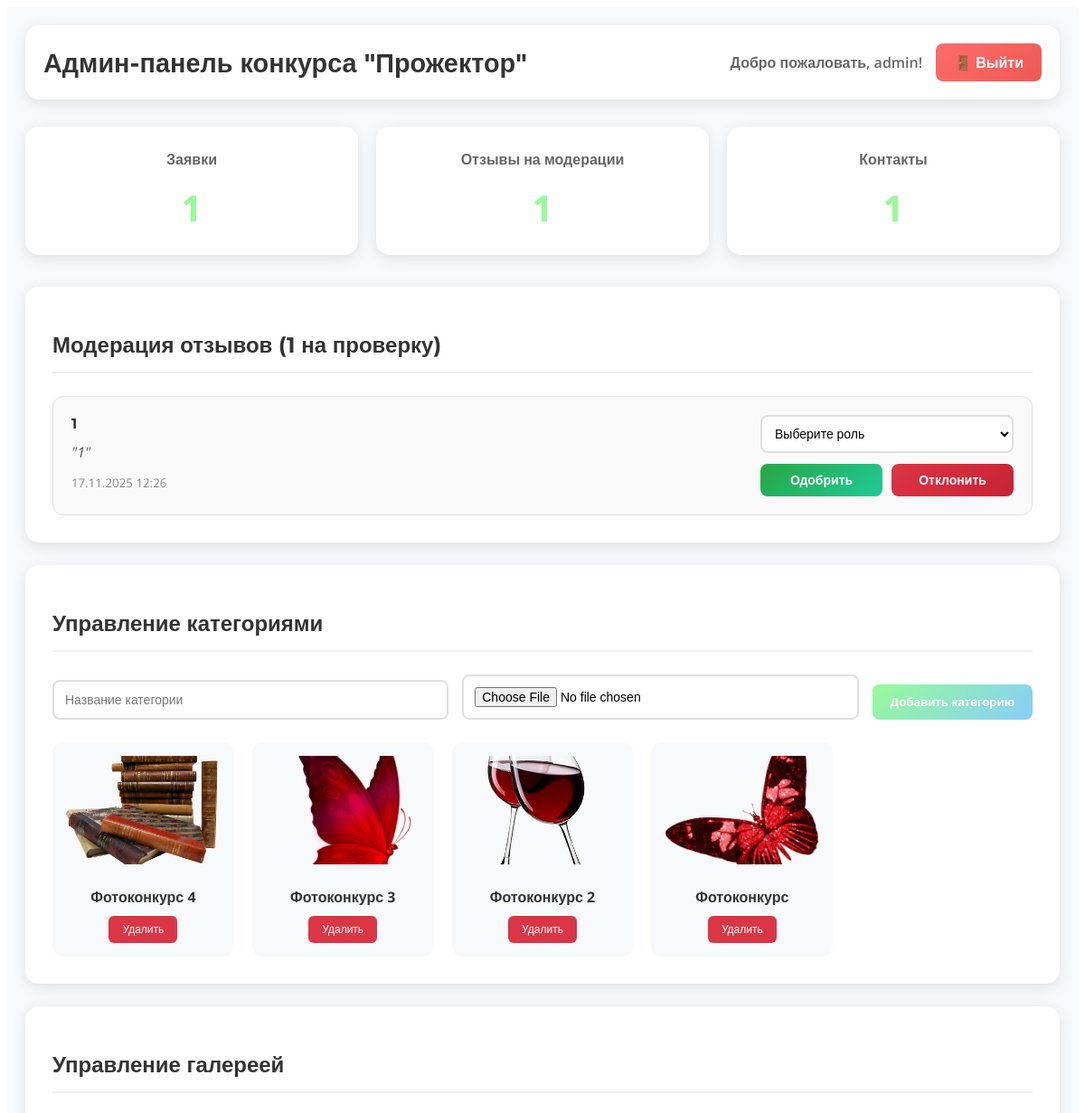
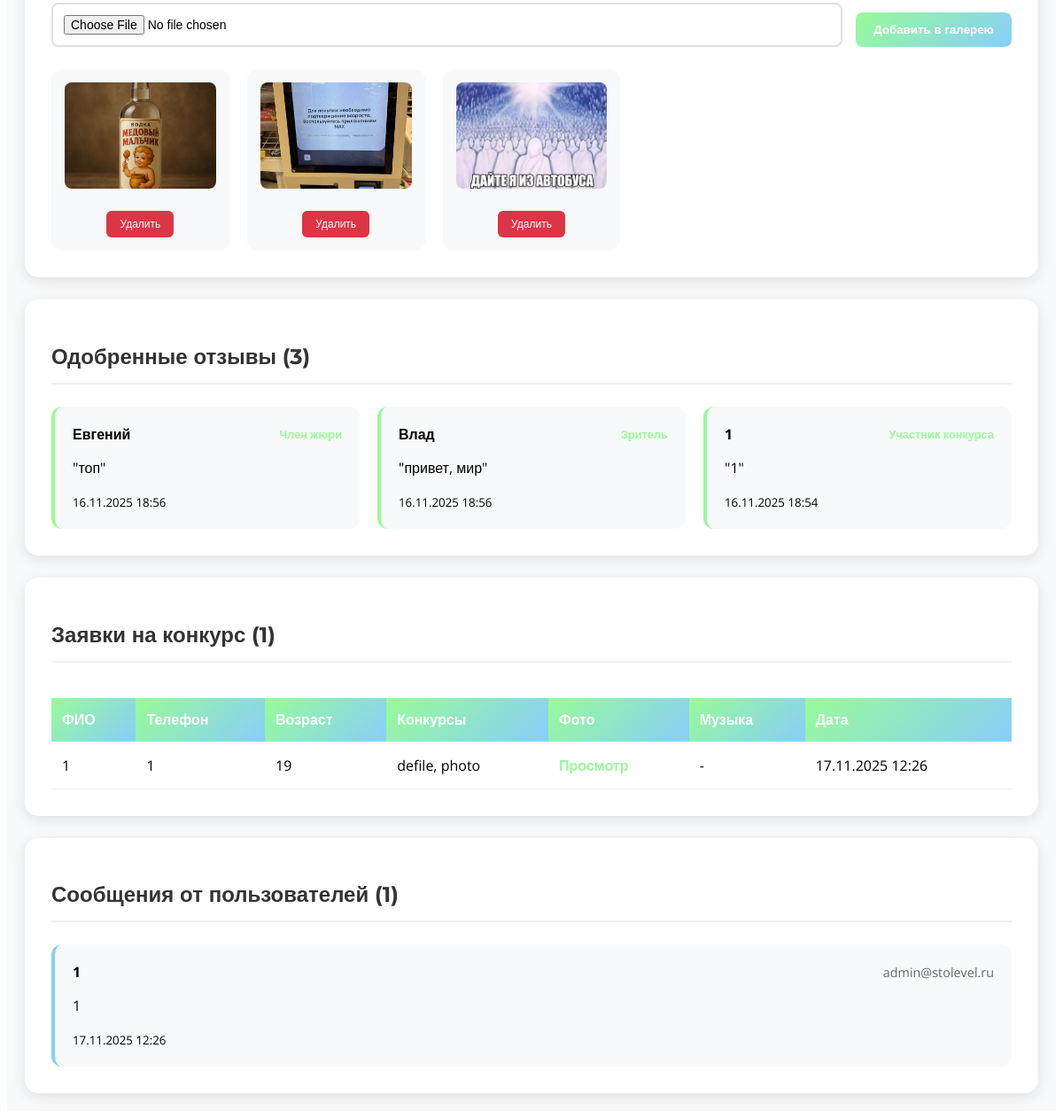
Page /admin.php (signed in) on the committed database (2 pictures, top to bottom).
### tables this page shows
CREATE TABLE reviews (
            id INTEGER PRIMARY KEY AUTOINCREMENT,
            name TEXT NOT NULL,
            review TEXT NOT NULL,
            role TEXT DEFAULT '',
            status TEXT DEFAULT 'pending',
            created_at DATETIME DEFAULT CURRENT_TIMESTAMP
        );

CREATE TABLE categories (
            id INTEGER PRIMARY KEY AUTOINCREMENT,
            name TEXT NOT NULL,
            image_path TEXT NOT NULL,
            created_at DATETIME DEFAULT CURRENT_TIMESTAMP
        );

CREATE TABLE gallery (
            id INTEGER PRIMARY KEY AUTOINCREMENT,
            image_path TEXT NOT NULL,
            created_at DATETIME DEFAULT CURRENT_TIMESTAMP
        );

CREATE TABLE registrations (
            id INTEGER PRIMARY KEY AUTOINCREMENT,
            fullname TEXT NOT NULL,
            phone TEXT NOT NULL,
            age INTEGER NOT NULL,
            competitions TEXT NOT NULL,
            photo_path TEXT NOT NULL,
            music_path TEXT,
            created_at DATETIME DEFAULT CURRENT_TIMESTAMP
        );

CREATE TABLE contacts (
            id INTEGER PRIMARY KEY AUTOINCREMENT,
            name TEXT,
            email TEXT,
            message TEXT,
            created_at DATETIME DEFAULT CURRENT_TIMESTAMP
        );

### admin.php (the view, shortened to what this page needs)
<?php
$db = getDB();
$registrations = [];
$result = $db->query("SELECT * FROM registrations ORDER BY created_at DESC");
while ($row = $result->fetchArray(SQLITE3_ASSOC)) {
    $registrations[] = $row;
}
$pending_reviews = [];
$result = $db->query("SELECT * FROM reviews WHERE status = 'pending' ORDER BY created_at DESC");
while ($row = $result->fetchArray(SQLITE3_ASSOC)) {
    $pending_reviews[] = $row;
}
$approved_reviews = [];
$result = $db->query("SELECT * FROM reviews WHERE status = 'approved' ORDER BY created_at DESC");
while ($row = $result->fetchArray(SQLITE3_ASSOC)) {
    $approved_reviews[] = $row;
}
$contacts = [];
$result = $db->query("SELECT * FROM contacts ORDER BY created_at DESC");
while ($row = $result->fetchArray(SQLITE3_ASSOC)) {
    $contacts[] = $row;
}
$categories = [];
$result = $db->query("SELECT * FROM categories ORDER BY created_at DESC");
while ($row = $result->fetchArray(SQLITE3_ASSOC)) {
    $categories[] = $row;
}
$gallery = [];
$result = $db->query("SELECT * FROM gallery ORDER BY created_at DESC");
while ($row = $result->fetchArray(SQLITE3_ASSOC)) {
    $gallery[] = $row;
}
?>
<!DOCTYPE html>
<html lang="ru">
<head>
    <link rel="stylesheet" href="css/admin.css">
</head>
<body>
    <div class="admin-container">
        <div class="admin-header">
            <h1>Админ-панель конкурса "Прожектор"</h1>
            <div class="admin-user">
                <span>Добро пожаловать, <?php echo $_SESSION['admin_username']; ?>!</span>
                <a href="logout.php" class="logout-btn">🚪 Выйти</a>
            </div>
        </div>
        <div class="admin-grid">
            <div class="stats-grid">
                <div class="stat-card">
                    <h3>Заявки</h3>
                    <p class="stat-number"><?php echo count($registrations); ?></p>
                </div>
                <div class="stat-card">
                    <h3>Отзывы на модерации</h3>
                    <p class="stat-number"><?php echo count($pending_reviews); ?></p>
                </div>
                <div class="stat-card">
                    <h3>Контакты</h3>
                    <p class="stat-number"><?php echo count($contacts); ?></p>
                </div>
            </div>
            <div class="admin-section">
                <h2>Модерация отзывов (<?php echo count($pending_reviews); ?> на проверку)</h2>
                <?php if (empty($pending_reviews)): ?>
                    <p class="no-data">Нет отзывов для модерации</p>
                <?php else: ?>
                    <div class="reviews-moderation">
                        <?php foreach ($pending_reviews as $review): ?>
                        <div class="moderation-item">
                            <div class="review-content">
                                <h4><?php echo htmlspecialchars($review['name']); ?></h4>
                                <p>"<?php echo htmlspecialchars($review['review']); ?>"</p>
                                <small><?php echo date('d.m.Y H:i', strtotime($review['created_at'])); ?></small>
                            </div>
                            <div class="moderation-actions">
                                <form method="POST" class="moderation-form">
                                    <select name="role" required class="role-select">
                                        <option value="">Выберите роль</option>
                                    </select>
                                    <div class="action-buttons">
                                        <button type="submit" name="approve_review" class="btn-approve">Одобрить</button>
                                        <button type="submit" name="reject_review" class="btn-reject">Отклонить</button>
                                    </div>
                                </form>
                            </div>
                        </div>
                        <?php endforeach; ?>
                    </div>
                <?php endif; ?>
            </div>
            <div class="admin-section">
                <h2>Управление категориями</h2>
                <form method="POST" enctype="multipart/form-data" class="add-form">
                    <div class="form-row">
                        <input type="text" name="category_name" placeholder="Название категории" required>
                        <input type="file" name="category_image" accept="image/*" required>
                        <button type="submit" name="add_category" class="btn-add">Добавить категорию</button>
                    </div>
                </form>
                <div class="categories-grid">
                    <?php foreach ($categories as $category): ?>
                    <div class="category-admin-item">
                        <img src="<?php echo $category['image_path']; ?>" alt="<?php echo htmlspecialchars($category['name']); ?>">
                        <h4><?php echo htmlspecialchars($category['name']); ?></h4>
                        <form method="POST" class="delete-form">
                            <button type="submit" name="delete_category" class="btn-delete">Удалить</button>
                        </form>
                    </div>
                    <?php endforeach; ?>
                </div>
            </div>
            <div class="admin-section">
                <h2>Управление галереей</h2>
                <form method="POST" enctype="multipart/form-data" class="add-form">
                    <div class="form-row">
                        <input type="file" name="gallery_image" accept="image/*" required>
                        <button type="submit" name="add_gallery_image" class="btn-add">Добавить в галерею</button>
                    </div>
                </form>
                <div class="gallery-grid">
                    <?php foreach ($gallery as $image): ?>
                    <div class="gallery-admin-item">
                        <img src="<?php echo $image['image_path']; ?>" alt="Галерея">
                        <form method="POST" class="delete-form">
                            <button type="submit" name="delete_gallery_image" class="btn-delete">Удалить</button>
                        </form>
                    </div>
                    <?php endforeach; ?>
                </div>
            </div>
            <div class="admin-section">
                <h2>Одобренные отзывы (<?php echo count($approved_reviews); ?>)</h2>
                <?php if (empty($approved_reviews)): ?>
                    <p class="no-data">Нет одобренных отзывов</p>
                <?php else: ?>
                    <div class="approved-reviews">
                        <?php foreach ($approved_reviews as $review): ?>
                        <div class="approved-review">
                            <div class="review-header">
                                <strong><?php echo htmlspecialchars($review['name']); ?></strong>
                                <span class="review-role"><?php echo htmlspecialchars($review['role']); ?></span>
                            </div>
                            <p>"<?php echo htmlspecialchars($review['review']); ?>"</p>
                            <small><?php echo date('d.m.Y H:i', strtotime($review['created_at'])); ?></small>
                        </div>
                        <?php endforeach; ?>
                    </div>
                <?php endif; ?>
            </div>
            <div class="admin-section">
                <h2>Заявки на конкурс (<?php echo count($registrations); ?>)</h2>
                <?php if (empty($registrations)): ?>
                    <p class="no-data">Заявок пока нет</p>
                <?php else: ?>
                    <div class="table-container">
                        <table class="admin-table">
                            <thead>
                                <tr>
                                    <th>ФИО</th>
                                    <th>Телефон</th>
                                    <th>Возраст</th>
                                    <th>Конкурсы</th>
                                    <th>Фото</th>
                                    <th>Музыка</th>
                                    <th>Дата</th>
                                </tr>
                            </thead>
                            <tbody>
                                <?php foreach ($registrations as $reg): ?>
                                <tr>
                                    <td><?php echo htmlspecialchars($reg['fullname']); ?></td>
                                    <td><?php echo htmlspecialchars($reg['phone']); ?></td>
                                    <td><?php echo $reg['age']; ?></td>
                                    <td><?php echo htmlspecialchars($reg['competitions']); ?></td>
                                    <td>
                                        <?php if ($reg['photo_path']): ?>
                                            <a href="<?php echo $reg['photo_path']; ?>" target="_blank" class="file-link">Просмотр</a>
                                        <?php else: ?>
                                            -
                                        <?php endif; ?>
                                    </td>
                                    <td>
                                        <?php if ($reg['music_path']): ?>
                                            <a href="<?php echo $reg['music_path']; ?>" target="_blank" class="file-link">Скачать</a>
                                        <?php else: ?>
                                            -
                                        <?php endif; ?>
                                    </td>
                                    <td><?php echo date('d.m.Y H:i', strtotime($reg['created_at'])); ?></td>
                                </tr>
                                <?php endforeach; ?>
                            </tbody>
                        </table>
                    </div>
                <?php endif; ?>
            </div>
            <div class="admin-section">
                <h2>Сообщения от пользователей (<?php echo count($contacts); ?>)</h2>
                <?php if (empty($contacts)): ?>
                    <p class="no-data">Сообщений пока нет</p>
                <?php else: ?>
                    <div class="contacts-list">
                        <?php foreach ($contacts as $contact): ?>
                        <div class="contact-item">
                            <div class="contact-header">
                                <strong><?php echo htmlspecialchars($contact['name']); ?></strong>
                                <span class="contact-email"><?php echo htmlspecialchars($contact['email']); ?></span>
                            </div>
                            <p><?php echo htmlspecialchars($contact['message']); ?></p>
                            <small><?php echo date('d.m.Y H:i', strtotime($contact['created_at'])); ?></small>
                        </div>
                        <?php endforeach; ?>
                    </div>
                <?php endif; ?>
            </div>
        </div>
    </div>
</body>
</html>

### rows in the picture
reviews: name "1", review "1", created_at "17.11.2025 12:26"
categories: image_path (picture), name "Фотоконкурс 4"
categories: image_path (picture), name "Фотоконкурс 3"
categories: image_path (picture), name "Фотоконкурс 2"
categories: image_path (picture), name "Фотоконкурс"
gallery: image_path (picture)
gallery: image_path (picture)
gallery: image_path (picture)
reviews: name "Евгений", role "Член жюри", review "топ", created_at "16.11.2025 18:56"
reviews: name "Влад", role "Зритель", review "привет, мир", created_at "16.11.2025 18:56"
reviews: name "1", role "Участник конкурса", review "1", created_at "16.11.2025 18:54"
registrations: fullname "1", phone "1", age "19", competitions "defile, photo", created_at "17.11.2025 12:26"
contacts: name "1", email "admin@stolevel.ru", message "1", created_at "17.11.2025 12:26"

### other values in the picture
$_SESSION['admin_username'] "admin"
count($registrations) "1"
count($pending_reviews) "1"
count($contacts) "1"
count($approved_reviews) "3"
